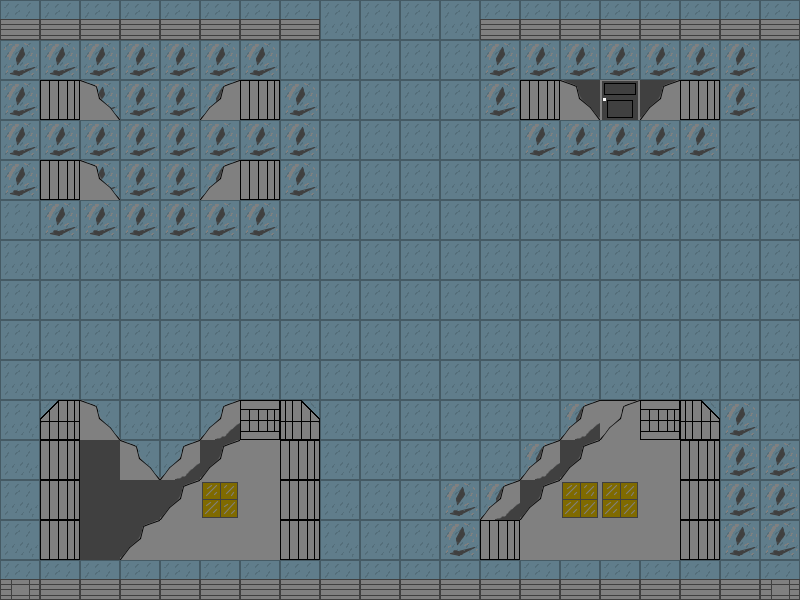

This game map was drawn from its Tiled (.tmx) file and the tilesets committed beside it. A one-line description and the full map source follow:
An orthogonal 20x15 tile map with 40x40 px tiles, 4 tile layers (ground, wall, housebg, houses).

<map version="1.2" tiledversion="1.3.5" orientation="orthogonal" renderorder="right-down" width="20" height="15" tilewidth="40" tileheight="40" infinite="0" nextlayerid="5" nextobjectid="1">
 <tileset firstgid="1" name="stage4tiles" tilewidth="40" tileheight="40" tilecount="20" columns="20">
  <image source="stage4tiles.png" width="800" height="40" />
 </tileset>
 <layer id="1" name="ground" width="20" height="15">
  <data encoding="csv">
3,3,3,3,3,3,3,3,3,3,3,3,3,3,19,19,19,3,3,3,
19,19,19,19,19,19,19,3,3,3,3,3,19,19,19,19,19,19,19,3,
19,6,19,19,19,13,6,19,3,3,3,3,19,0,0,0,0,0,19,3,
19,19,19,19,19,19,19,19,3,3,3,3,3,19,19,19,19,19,3,3,
19,6,19,19,19,13,6,19,3,3,3,3,3,3,3,3,3,3,3,3,
3,19,19,19,19,19,19,3,3,3,3,3,3,3,3,3,3,3,3,3,
3,3,3,3,3,3,3,3,3,3,3,3,3,3,3,3,3,3,3,3,
3,3,3,3,3,3,3,3,3,3,3,3,3,3,3,3,3,3,3,3,
3,3,3,3,3,3,3,3,3,3,3,3,3,3,3,3,3,3,3,3,
3,3,3,3,3,3,3,3,3,3,3,3,3,3,3,3,3,3,3,3,
3,3,3,3,3,3,3,3,3,3,3,3,3,3,19,19,19,19,19,3,
3,3,3,3,3,3,3,3,3,3,3,3,3,19,19,3,3,3,19,19,
3,3,3,3,3,3,3,3,3,3,3,19,19,19,3,3,3,3,19,19,
3,3,3,3,3,3,3,3,3,3,3,19,3,3,3,3,3,3,19,19,
3,3,3,3,3,3,3,3,3,3,3,3,3,3,3,3,3,3,3,3
</data>
 </layer>
 <layer id="2" name="wall" width="20" height="15">
  <data encoding="csv">
5,5,5,5,5,5,5,5,0,0,0,0,5,5,5,5,5,5,5,5,
0,0,0,0,0,0,0,0,0,0,0,0,0,0,0,0,0,0,0,0,
0,0,0,0,0,0,0,0,0,0,0,0,0,0,0,0,0,0,0,0,
0,0,0,0,0,0,0,0,0,0,0,0,0,0,0,0,0,0,0,0,
0,0,0,0,0,0,0,0,0,0,0,0,0,0,0,0,0,0,0,0,
0,0,0,0,0,0,0,0,0,0,0,0,0,0,0,0,0,0,0,0,
0,0,0,0,0,0,0,0,0,0,0,0,0,0,0,0,0,0,0,0,
0,0,0,0,0,0,0,0,0,0,0,0,0,0,0,0,0,0,0,0,
0,0,0,0,0,0,0,0,0,0,0,0,0,0,0,0,0,0,0,0,
0,0,0,0,0,0,0,0,0,0,0,0,0,0,0,0,0,0,0,0,
0,0,0,0,0,0,0,0,0,0,0,0,0,0,0,0,0,0,0,0,
0,0,0,0,0,0,0,0,0,0,0,0,0,0,0,0,0,0,0,0,
0,0,0,0,0,0,0,0,0,0,0,0,0,0,0,0,0,0,0,0,
0,0,0,0,0,0,0,0,0,0,0,0,0,0,0,0,0,0,0,0,
4,5,5,5,5,5,5,5,5,5,5,5,5,5,5,5,5,5,5,4
</data>
 </layer>
 <layer id="4" name="housebg" width="20" height="15">
  <data encoding="csv">
0,0,0,0,0,0,0,0,0,0,0,0,0,0,0,0,0,0,0,0,
0,0,0,0,0,0,0,0,0,0,0,0,0,0,0,0,0,0,0,0,
0,0,0,0,0,19,0,0,0,0,0,0,0,0,15,15,15,15,0,0,
0,0,0,0,0,0,0,0,0,0,0,0,0,0,0,0,0,0,0,0,
0,0,0,0,0,19,0,0,0,0,0,0,0,0,0,0,0,0,0,0,
0,0,0,0,0,0,0,0,0,0,0,0,0,0,0,0,0,0,0,0,
0,0,0,0,0,0,0,0,0,0,0,0,0,0,0,0,0,0,0,0,
0,0,0,0,0,0,0,0,0,0,0,0,0,0,0,0,0,0,0,0,
0,0,0,0,0,0,0,0,0,0,0,0,0,0,0,0,0,0,0,0,
0,0,0,0,0,0,0,0,0,0,0,0,0,0,0,0,0,0,0,0,
0,0,0,0,0,0,9,0,0,0,0,0,0,0,18,17,0,0,0,0,
0,0,15,0,0,15,0,0,0,0,0,0,0,18,15,15,0,0,0,0,
0,0,15,15,15,11,0,0,0,0,0,0,18,15,11,11,0,0,0,0,
0,0,15,15,0,0,0,0,0,0,0,0,0,0,0,0,0,0,0,0,
0,0,0,0,0,0,0,0,0,0,0,0,0,0,0,0,0,0,0,0
</data>
 </layer>
 <layer id="3" name="houses" width="20" height="15">
  <data encoding="csv">
0,0,0,0,0,0,0,0,0,0,0,0,0,0,0,0,0,0,0,0,
0,0,0,0,0,0,0,0,0,0,0,0,0,0,0,0,0,0,0,0,
0,6,14,0,0,13,6,0,0,0,0,0,0,6,14,12,13,6,0,0,
0,0,0,0,0,0,0,0,0,0,0,0,0,0,0,0,0,0,0,0,
0,6,14,0,0,13,6,0,0,0,0,0,0,0,0,0,0,0,0,0,
0,0,0,0,0,0,0,0,0,0,0,0,0,0,0,0,0,0,0,0,
0,0,0,0,0,0,0,0,0,0,0,0,0,0,0,0,0,0,0,0,
0,0,0,0,0,0,0,0,0,0,0,0,0,0,0,0,0,0,0,0,
0,0,0,0,0,0,0,0,0,0,0,0,0,0,0,0,0,0,0,0,
0,0,0,0,0,0,0,0,0,0,0,0,0,0,0,0,0,0,0,0,
0,7,14,0,0,18,9,8,0,0,0,0,0,0,0,13,9,8,0,0,
0,6,0,14,18,13,10,6,0,0,0,0,0,0,13,10,10,6,0,0,
0,6,0,0,13,11,10,6,0,0,0,0,0,13,11,11,10,6,0,0,
0,6,0,13,10,10,10,6,0,0,0,0,6,10,10,10,10,6,0,0,
0,0,0,0,0,0,0,0,0,0,0,0,0,0,0,0,0,0,0,0
</data>
 </layer>
</map>
